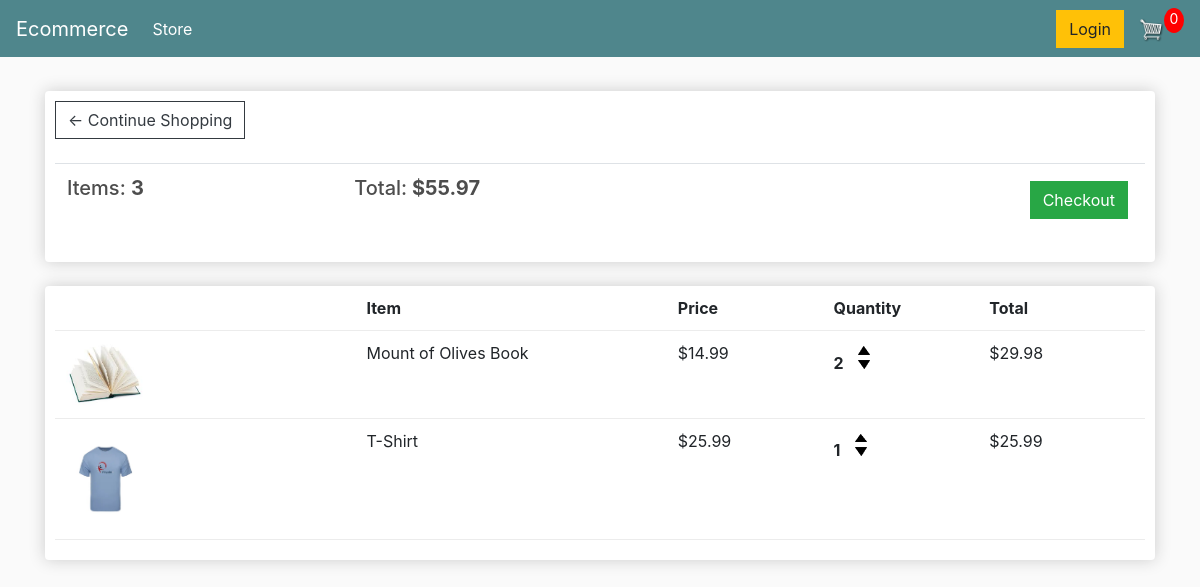
The page /cart/ (signed in) on the database as committed earlier.
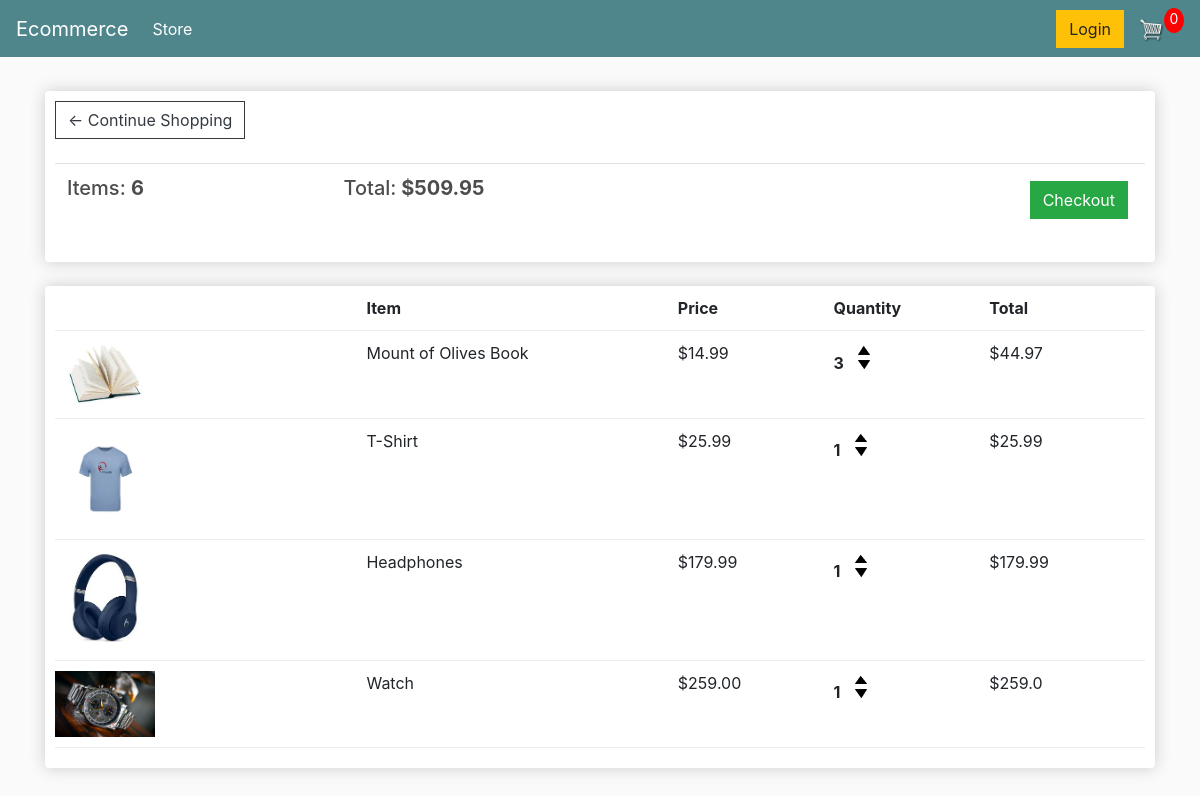
The same page on the database as committed later.
### store/models.py (models this page shows, shortened)
class Order(models.Model):
    customer = models.ForeignKey(
        Customer, on_delete=models.SET_NULL, null=True, blank=True)
    date_ordered = models.DateTimeField(auto_now_add=True)
    complete = models.BooleanField(default=False)
    transaction_id = models.CharField(max_length=100, null=True)
    @property
    def get_cart_total(self):
        orderitems = self.orderitem_set.all()
        return sum(item.get_total for item in orderitems)
    @property
    def get_cart_items(self):
        orderitems = self.orderitem_set.all()
        return sum(item.quantity for item in orderitems)

class OrderItem(models.Model):
    product = models.ForeignKey(Product, on_delete=models.SET_NULL, null=True)
    order = models.ForeignKey(Order, on_delete=models.SET_NULL, null=True)
    quantity = models.IntegerField(default=0, null=True, blank=True)
    date_added = models.DateTimeField(auto_now_add=True)
    @property
    def get_total(self):
        return self.product.price * self.quantity

class Product(models.Model):
    name = models.CharField(max_length=200)
    price = models.FloatField()
    digital = models.BooleanField(default=False, null=True, blank=True)
    image = models.ImageField(null=True, blank=True)
    @property
    def imageURL(self):
        try:
            url = self.image.url
        except Exception:
            url = ''
        return url

### store/views.py (the view)
# urls.py: path('cart/', views.cart, name = 'cart'),
def cart(request):
    if request.user.is_authenticated:
        customer = request.user.customer
        order, created = Order.objects.get_or_create(customer = customer, complete = False)
        items = order.orderitem_set.all()
    else:
        items = []
        order = {'get_cart_total':0,'get_cart_items':0}
    context = {'items':items, 'order': order}
    return render(request, 'store/cart.html',context)

### store/templates/store/cart.html (shortened to what this page needs)
{% extends 'store/main.html' %}
{% load static %}
{% block content %}
<head>
</head>
<div class="row">
    <div class="col-lg-12">
        <div class="box-element">
            <a class="btn btn-outline-dark" href="{% url 'store' %}">&#x2190; Continue Shopping</a>
            <br>
            <br>
            <table class="table">
                <tr>
                    <th>
                        <h5>Items: <strong>{{order.get_cart_items}}</strong></h5>
                    </th>
                    <th>
                        <h5>Total:<strong> ${{order.get_cart_total|floatformat:2}}</strong></h5>
                    </th>
                    <th>
                        <a style="float:right; margin:5px;" class="btn btn-success"
                            href="{% url 'checkout' %}">Checkout</a>
                    </th>
                </tr>
            </table>
        </div>
        <br>
        <div class="box-element">
            <div class="cart-row">
                <div style="flex:2"></div>
                <div style="flex:2"><strong>Item</strong></div>
                <div style="flex:1"><strong>Price</strong></div>
                <div style="flex:1"><strong>Quantity</strong></div>
                <div style="flex:1"><strong>Total</strong></div>
            </div>
            {% for item in items %}
            <div class="cart-row">
                <div style="flex:2"><img class="row-image" src="{{item.product.imageURL}}"></div>
                <div style="flex:2">
                    <p>{{item.product.name}}</p>
                </div>
                <div style="flex:1">
                    <p>${{item.product.price|floatformat:2}}</p>
                </div>
                <div style="flex:1">
                    <p class="quantity">{{item.quantity}}</p>
                    <div class="quantity">
                        <img class="chg-quantity" src="{% static  'images/arrow-up.png' %}">
                        <img class="chg-quantity" src="{% static  'images/arrow-down.png' %}">
                    </div>
                </div>
                <div style="flex:1">
                    <p>${{item.get_total}}</p>
                </div>
            </div>
            {% endfor %}
        </div>
    </div>
    {% endblock content %}

### store/templates/store/main.html (shortened to what this page needs)
<!DOCTYPE html>
{% load static %}
<html lang="en">
<head>
    <link rel="stylesheet" href="https://stackpath.bootstrapcdn.com/bootstrap/4.4.1/css/bootstrap.min.css"
>
    <link rel="stylesheet" href="{% static 'css/main.css' %}">
</head>
<body>
    <nav class="navbar navbar-expand-lg navbar-dark bg-dark">
        <a class="navbar-brand" href="{% url 'store' %}">Ecommerce</a>
        <div class="collapse navbar-collapse" id="navbarSupportedContent">
            <ul class="navbar-nav mr-auto">
                <li class="nav-item active">
                    <a class="nav-link" href="{% url 'store' %}">Store <span class="sr-only">(current)</span></a>
                </li>
            </ul>
            <div class="form-inline my-2 my-lg-0">
                <a href="#" class="btn btn-warning">Login</a>
                <a href="{% url 'cart' %}">
                    <img id="cart-icon" src="{% static 'images/cart.png' %}">
                </a>
                <p id="cart-total">0</p>
            </div>
        </div>
    </nav>
    <div class="container">
        <br>
        {% block content %}
        {% endblock content %}
    </div>
</body>
</html>

### static/css/main.css (style rules this page uses)
body { background-color: hsl(0, 0%, 98%); }
h1, h2, h3, h4, h5, h6 { color: hsl(0, 0%, 30%); }
.box-element { box-shadow: hsl(0, 0%, 80%) 0 0 16px; background-color: #fff; border-radius: 4px; padding: 10px; }
.bg-dark { background-color: #4f868c !important; }
#cart-icon { width: 25px; display: inline-block; margin-left: 15px; }
#cart-total { display: block; text-align: center; color: #fff; background-color: red; width: 20px; height: 25px; border-radius: 50%; font-size: 14px; }
.col-lg-4, .col-lg-6, .col-lg-8, .col-lg-12 { margin-top: 10px; }
.btn { border-radius: 0; }
.row-image { width: 100px; }
.cart-row { display: flex; align-items: flex-stretch; padding-bottom: 10px; margin-bottom: 10px; border-bottom: 1px solid #ececec; }
.quantity { display: inline-block; font-weight: 700; padding-right: 10px; }
.chg-quantity { width: 12px; cursor: pointer; display: block; margin-top: 5px; transition: 0.1s; }

Rows that differ between the two databases and show on the page:
changed through a linked row, Order: get_cart_items "3" → "6"; get_cart_total "55.97" → "509.95"
changed OrderItem "Mount of Olives Book": quantity "2" → "3"; get_total "29.98" → "44.97"
added OrderItem: product.imageURL (picture), product.name "Headphones", product.price "179.99", quantity "1", get_total "179.99"
added OrderItem: product.imageURL (picture), product.name "Watch", product.price "259.00", quantity "1", get_total "259.0"
